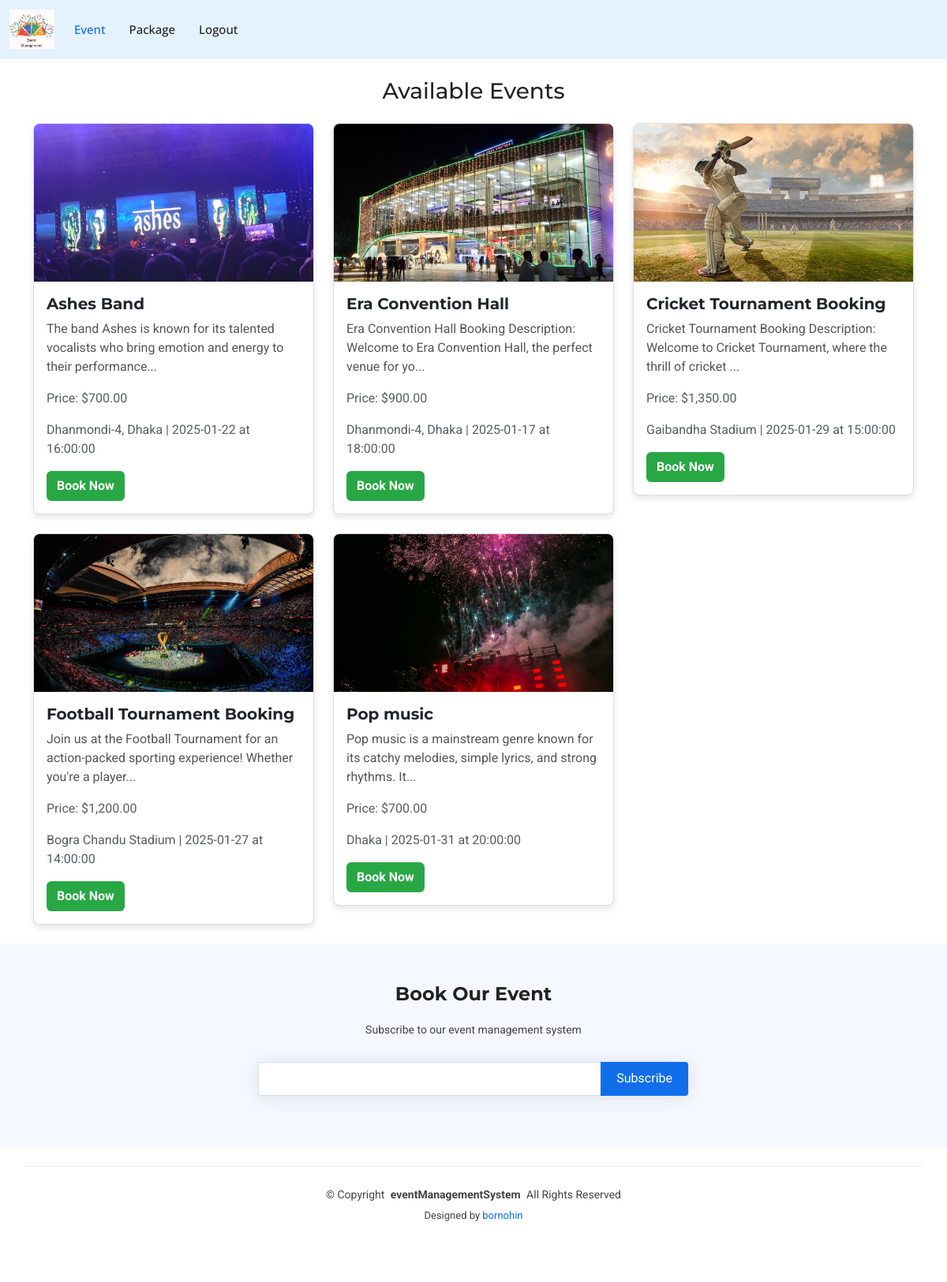
/booking.php (signed in), run on the app's committed database.
### tables this page shows
CREATE TABLE `events` (
  `id` int(11) NOT NULL,
  `event_title` varchar(255) NOT NULL,
  `event_date` date NOT NULL,
  `event_time` time NOT NULL,
  `event_location` varchar(255) NOT NULL,
  `event_description` text NOT NULL,
  `price` decimal(10,2) NOT NULL,
  `event_image` varchar(255) NOT NULL,
  `created_at` timestamp NOT NULL DEFAULT current_timestamp()
);

### booking.php (the view, shortened to what this page needs)
<?php
include('connect.php');
include('header.php');
$sql = "SELECT id, event_title, event_date, event_time, event_location, event_description, price, event_image FROM events WHERE 1";
$result = mysqli_query($conn, $sql);
?>
<!DOCTYPE html>
<html lang="en">
<head>
</head>
<body>
    <div class="container mt-4">
        <h3 class="text-center mb-4">Available Events</h3>
        <div class="row">
            <?php
            if (mysqli_num_rows($result) > 0) {
                while ($row = mysqli_fetch_assoc($result)) {
                    $event_image = 'admin/uploads/' . $row['event_image'];
            ?>
                    <div class="col-md-4 mb-4">
                        <div class="card event-card">
                            <img src="<?php echo $event_image; ?>" alt="Event Image">
                            <div class="card-body">
                                <h5 class="card-title"><?php echo $row['event_title']; ?></h5>
                                <p class="card-text"><?php echo substr($row['event_description'], 0, 100) . '...'; ?></p>
                                <p class="text-muted">Price: $<?php echo number_format($row['price'], 2); ?></p>
                                <p class="text-muted"><?php echo $row['event_location']; ?> | <?php echo $row['event_date']; ?> at <?php echo $row['event_time']; ?></p>
                                <a href="book-event.php?id=<?php echo $row['id']; ?>" class="btn btn-book">Book Now</a>
                            </div>
                        </div>
                    </div>
            <?php
                }
            } else {
                echo "<div class='col-12 text-center'><p>No events found</p></div>";
            }
            ?>
        </div>
    </div>
    <?php include('footer.php'); ?>
</body>
</html>

### assets/css/main.css (style rules this page uses)
:root { --default-font: "Roboto", system-ui, -apple-system, "Segoe UI", Roboto, "Helvetica Neue", Arial, "Noto Sans", "Liberation Sans", sans-serif, "Apple Color Emoji", "Segoe UI Emoji", "Segoe UI Symbol", "Noto Color Emoji"; --heading-font: "Montserrat", sans-serif; --nav-font: "Open Sans", sans-serif; }
:root { --background-color: #ffffff; --default-color: #444444; --heading-color: #222222; --accent-color: #106eea; --surface-color: #ffffff; --contrast-color: #ffffff; }
:root { --nav-color: #222222; --nav-hover-color: #106eea; --nav-mobile-background-color: #ffffff; --nav-dropdown-background-color: #ffffff; --nav-dropdown-color: #222222; --nav-dropdown-hover-color: #106eea; }
:root { scroll-behavior: smooth; }
body { color: var(--default-color); background-color: var(--background-color); font-family: var(--default-font); }
a { color: var(--accent-color); text-decoration: none; transition: 0.3s; }
h1, h2, h3, h4, h5, h6 { color: var(--heading-color); font-family: var(--heading-font); }

### booking.php (style rules this page uses)
.event-card { border: 1px solid #ddd; border-radius: 8px; box-shadow: 0 4px 8px rgba(0, 0, 0, 0.1); overflow: hidden; }
.event-card img { width: 100%; height: 200px; object-fit: cover; }
.event-card .card-body { padding: 16px; }
.event-card .card-title { font-size: 1.25rem; font-weight: bold; }
.event-card .card-text { color: #555; }
.event-card .btn-book { background-color: #28a745; color: white; font-weight: bold; }

### data on the page
events: event_image (picture), event_title "Ashes Band", event_description "The band Ashes is known for its talented vocalists who bring emotion and energy to their performance", price "700.00", event_location "Dhanmondi-4, Dhaka", event_date "2025-01-22", event_time "16:00:00"
events: event_image (picture), event_title "Era Convention Hall", event_description "Era Convention Hall Booking Description: Welcome to Era Convention Hall, the perfect venue for yo", price "900.00", event_location "Dhanmondi-4, Dhaka", event_date "2025-01-17", event_time "18:00:00"
events: event_image (picture), event_title "Cricket Tournament Booking", event_description "Cricket Tournament Booking Description: Welcome to Cricket Tournament, where the thrill of cricket", price "1,350.00", event_location "Gaibandha Stadium", event_date "2025-01-29", event_time "15:00:00"
events: event_image (picture), event_title "Football Tournament Booking", event_description "Join us at the Football Tournament for an action-packed sporting experience! Whether you're a player", price "1,200.00", event_location "Bogra Chandu Stadium", event_date "2025-01-27", event_time "14:00:00"
events: event_image (picture), event_title "Pop music", event_description "Pop music is a mainstream genre known for its catchy melodies, simple lyrics, and strong rhythms. It", price "700.00", event_location "Dhaka", event_date "2025-01-31", event_time "20:00:00"
